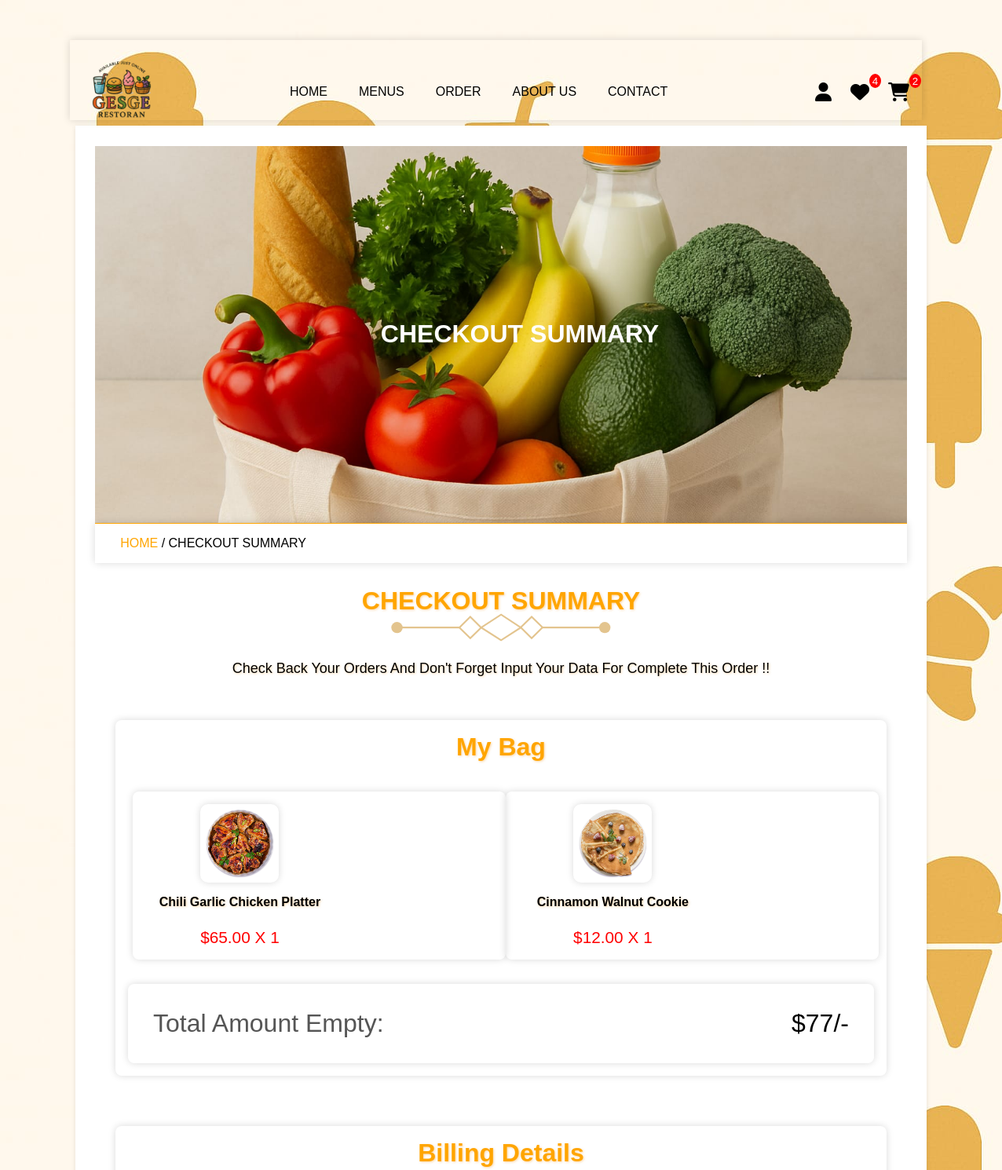
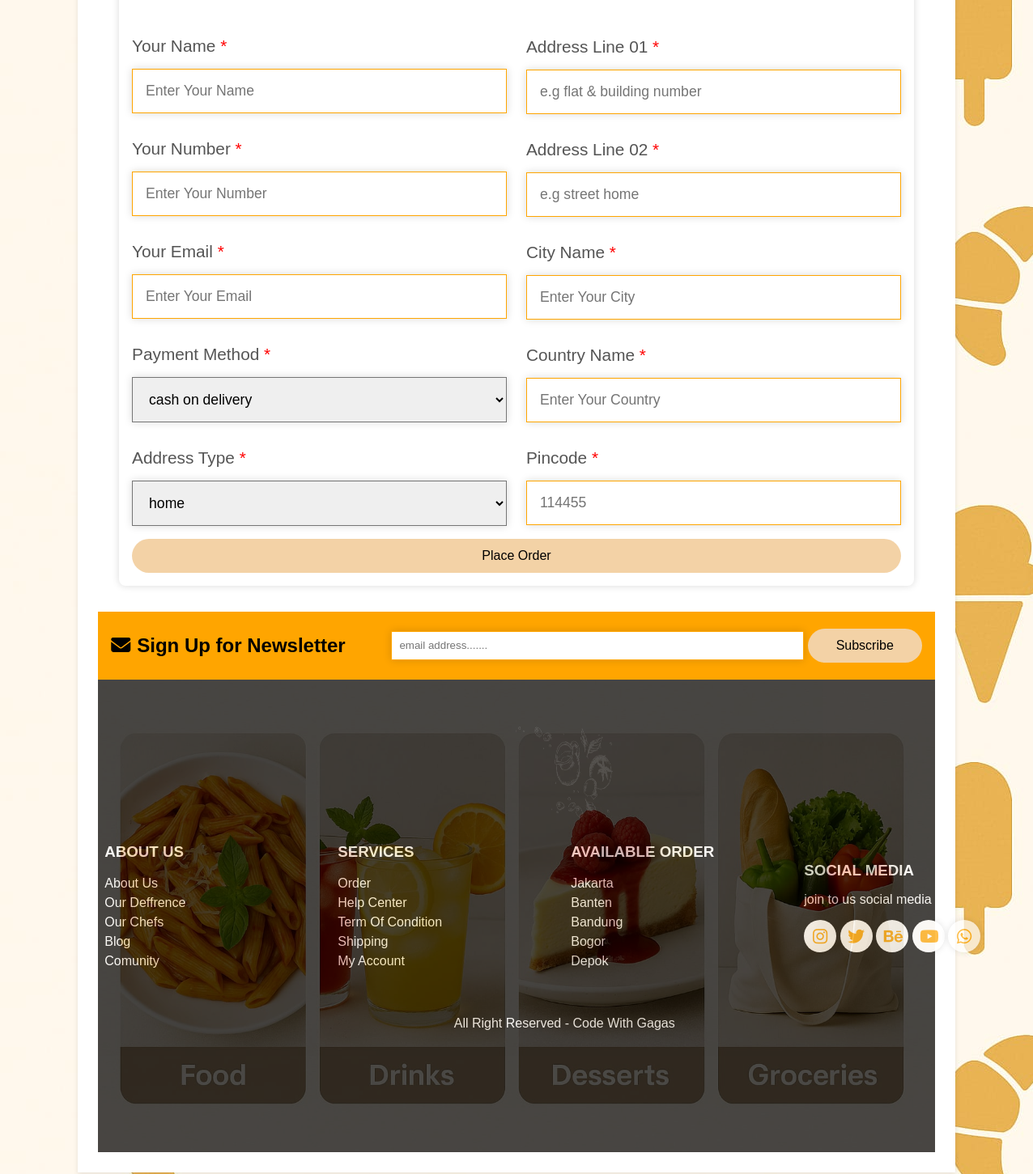
The app's page /checkout.php (signed in) with its own data (2 pictures, top to bottom).
### tables this page shows
CREATE TABLE `cart` (
  `id` int(11) NOT NULL,
  `user_id` int(11) NOT NULL,
  `product_id` int(11) NOT NULL,
  `name_product` varchar(100) NOT NULL,
  `price` decimal(10,0) NOT NULL,
  `qty` int(11) NOT NULL
);

CREATE TABLE `categories` (
  `id` int(10) UNSIGNED NOT NULL,
  `name` varchar(50) NOT NULL
);

CREATE TABLE `sub_categories` (
  `id` int(10) UNSIGNED NOT NULL,
  `name` varchar(50) NOT NULL,
  `category_id` int(10) UNSIGNED DEFAULT NULL
);

CREATE TABLE `product_image` (
  `id` int(11) NOT NULL,
  `product_id` int(11) NOT NULL,
  `image` varchar(100) NOT NULL,
  `price` decimal(11,0) NOT NULL
);

CREATE TABLE `products` (
  `id` int(11) NOT NULL,
  `name_product` varchar(100) NOT NULL,
  `category_id` int(10) UNSIGNED DEFAULT NULL,
  `sub_category_id` int(11) UNSIGNED DEFAULT NULL,
  `product_detail` text DEFAULT NULL,
  `status` varchar(20) NOT NULL DEFAULT 'active'
);

### checkout.php (the view, shortened to what this page needs)
<?php
    include 'components/connection.php';
    if (isset($_SESSION['user_id'])) {
        $user_id = $_SESSION['user_id'];
    }else {
        $user_id = '';
    };
?>
<!DOCTYPE html>
<html lang="en">
<head>
  <link rel="stylesheet" href="fontawasome/css/all.css"/>
</head>
<body>
    <?php include 'components/header.php'; ?>
    <div class="main">
    <div class="banner">
        <h1>checkout summary</h1>
    </div>
    <div class="title2">
        <a href="index.php">Home</a><span> / checkout summary</span>
    </div>
    <section class="checkout">
        <div class="title">
            <h1>checkout summary</h1>
            <img src="images/separator.svg" alt="" class="separator">
            <p>check back your orders and don't forget input your data for complete this order !!</p>
        </div>
        <div class="row">
            <form action="" method="post">
                <h3>billing details</h3>
                <div class="flex">
                    <div class="box">
                        <div class="input-field">
                            <p>your name <span>*</span></p>
                            <input type="text" name="name" maxlength="50" placeholder="Enter Your Name" class="input">
                        </div>
                        <div class="input-field">
                            <p>your number <span>*</span></p>
                            <input type="number" name="number" maxlength="50" placeholder="Enter Your Number" class="input">
                        </div>
                        <div class="input-field">
                            <p>your email <span>*</span></p>
                            <input type="email" name="email" maxlength="50" placeholder="Enter Your Email" class="input">
                        </div>
                        <div class="input-field">
                            <p>payment method <span>*</span></p>
                            <select name="method" id="" class="input">
                                <option value="cash on delivery">cash on delivery</option>
                            </select>
                        </div>
                        <div class="input-field">
                            <p>address type <span>*</span></p>
                            <select name="address_type" id="" class="input">
                                <option value="home">home</option>
                            </select>
                        </div>
                    </div>
                    <div class="box">
                        <div class="input-field">
                            <p>address line 01 <span>*</span></p>
                            <input type="text" name="flat" required maxlength="50" placeholder="e.g flat & building number" class="input">
                        </div>
                        <div class="input-field">
                            <p>address line 02 <span>*</span></p>
                            <input type="text" name="street" required maxlength="50" placeholder="e.g street home" class="input">
                        </div>
                        <div class="input-field">
                            <p>city name <span>*</span></p>
                            <input type="text" name="city" required maxlength="50" placeholder="Enter Your City" class="input">
                        </div>
                        <div class="input-field">
                            <p>country name <span>*</span></p>
                            <input type="text" name="country" required maxlength="50" placeholder="Enter Your Country" class="input">
                        </div>
                        <div class="input-field">
                            <p>pincode <span>*</span></p>
                            <input type="text" name="pincode" required maxlength="6" placeholder="114455" min="0" max="999999" class="input">
                        </div>
                    </div>
                </div>
                <button type="submit" name="place_order" class="btn">place order</button>
            </form>
            <div class="summary">
                <h3>my bag</h3>
                <div class="box-container">
                    <?php
                        $grand_total = 0;
                        if (isset($_GET['get_id'])) {
                            $select_get = $conn->prepare("SELECT p.id AS product_id, p.name_product, p.product_detail, pi.price, pi.image, c.name AS category_name, sc.name AS subcategory_name FROM products p JOIN product_image pi ON pi.product_id = p.id JOIN categories c ON p.category_id = c.id JOIN sub_categories sc ON p.sub_category_id = sc.id WHERE p.id = ? ");
                            $select_get->execute([$_GET['get_id']]);
                            while ($fetch_get = $select_get->fetch(PDO::FETCH_ASSOC)){
                                $sub_total = $fetch_get['price'];
                                $grand_total+=$sub_total;
                    ?>
                    <div class="flex">
                        <?php
                            $sub_name = $fetch_get['subcategory_name'];
                            $category = strtolower($fetch_get['category_name']);
                            $sub_folder = strtolower($sub_name);
                            $imagePath = "image/{$category}/{$sub_folder}/" . $fetch_get['image'];
                        ?>
                        <img src="<?= htmlspecialchars($imagePath) ?>" alt="<?= htmlspecialchars($fetch_get['name_product']) ?>" class="image">
                        <div>
                            <h3 class="name"><?= $fetch_get['name_product'] ?></h3>
                            <p class="price">$<?= number_format($fetch_get['price'], 2, '.') ?></p>
                        </div>
                    </div>
                    <?php
                            }
                        } else {
                            $select_cart = $conn->prepare("SELECT cr.user_id AS cart_id, p.id AS product_id, p.name_product, pi.price, pi.image, c.name AS category_name, sc.name AS subcategory_name, cr.qty FROM cart cr JOIN products p ON cr.product_id =p.id JOIN product_image pi ON p.id  = pi.product_id JOIN categories c ON p.category_id = c.id JOIN sub_categories sc ON p.sub_category_id = sc.id WHERE cr.user_id = ?");
                            $select_cart->execute([$user_id]);
                            if ($select_cart->rowCount() > 0 ) {
                                while ($fetch_cart = $select_cart->fetch(PDO::FETCH_ASSOC))
                                {
                                    $sub_total = ($fetch_cart['qty'] * $fetch_cart ['price']);
                                    $grand_total += $sub_total;
                    ?>
                    <div class="flex">
                         <?php
                            $sub_name = $fetch_cart['subcategory_name'];
                            $category = strtolower($fetch_cart['category_name']);
                            $sub_folder = strtolower($sub_name);
                            $imagePath = "image/{$category}/{$sub_folder}/" . $fetch_cart['image'];
                        ?>
                        <img src="<?= htmlspecialchars($imagePath) ?>" alt="<?= htmlspecialchars($fetch_cart['name_product']) ?>" class="image">
                        <h3 class="name"><?= $fetch_cart['name_product'] ?></h3>
                        <p class="price">$<?= number_format($fetch_cart['price'], 2, '.') ?> X <?=$fetch_cart['qty']; ?></p>
                    </div>
                    <?php
                                }
                            } else {
                                echo '<p class="empty">your cart is empty</p></p>y';
                            }
                        }
                    ?>
                </div>
                <div class="grand-total"><span>total amount empty: </span>$<?= $grand_total?>/-</div>
            </div>
        </div>
    </section>
    <?php include 'components/footer.php'; ?>
    </div>
</body>
</html>

### records on screen
cart: categories.name (picture), product.name_product "Chili Garlic Chicken Platter", product_image.price "65.00", qty "1"
cart: categories.name (picture), product.name_product "Cinnamon Walnut Cookie", product_image.price "12.00", qty "1"

### other values on screen
$total_wishlist_items "4"
$total_cart_items "2"
$grand_total "77"
